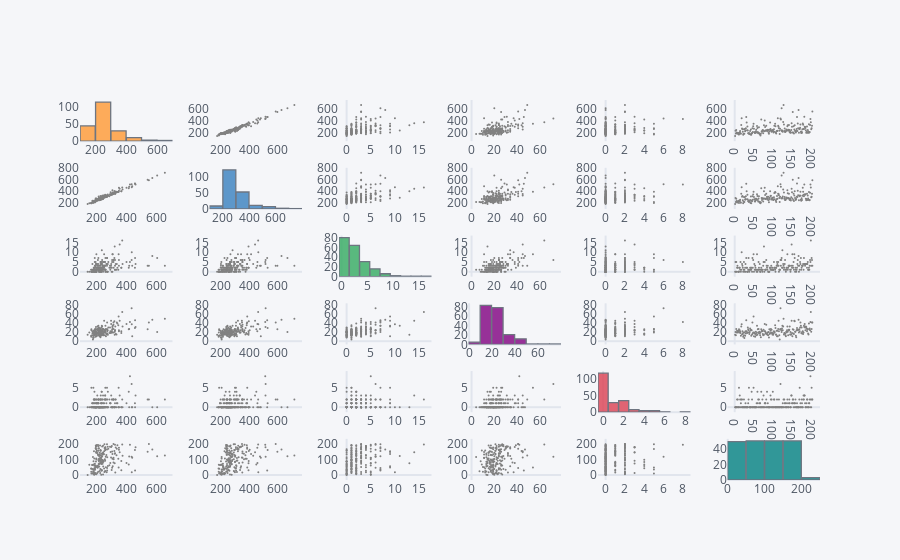

Source (notebook cell):
### Code cell
df.scatter_matrix()

### Figure 1 — Plotly figure (JSON) as saved in the notebook; plotly's stock layout.template omitted (floating-point values rounded to 4 significant figures; data arrays with more than 128 entries replaced by an {"elided": "..."} marker saying what was removed)
{"data": [{"histfunc": "count", "histnorm": "", "marker": {"color": "rgba(255, 153, 51, 1.0)", "line": {"color": "#4D5663", "width": 1.3}}, "name": "Reach", "nbinsx": 10, "opacity": 0.8, "orientation": "v", "type": "histogram", "x": {"elided": "202 int values"}, "xaxis": "x", "yaxis": "y"}, {"line": {"color": "rgba(128, 128, 128, 1.0)", "dash": "solid", "shape": "linear", "width": 1.3}, "marker": {"size": 2, "symbol": "circle"}, "mode": "markers", "name": "Reach", "text": "", "type": "scatter", "x": {"elided": "202 int values"}, "xaxis": "x2", "y": {"elided": "202 int values"}, "yaxis": "y2"}, {"line": {"color": "rgba(128, 128, 128, 1.0)", "dash": "solid", "shape": "linear", "width": 1.3}, "marker": {"size": 2, "symbol": "circle"}, "mode": "markers", "name": "Reach", "text": "", "type": "scatter", "x": {"elided": "202 int values"}, "xaxis": "x3", "y": {"elided": "202 int values"}, "yaxis": "y3"}, {"line": {"color": "rgba(128, 128, 128, 1.0)", "dash": "solid", "shape": "linear", "width": 1.3}, "marker": {"size": 2, "symbol": "circle"}, "mode": "markers", "name": "Reach", "text": "", "type": "scatter", "x": {"elided": "202 int values"}, "xaxis": "x4", "y": {"elided": "202 int values"}, "yaxis": "y4"}, {"line": {"color": "rgba(128, 128, 128, 1.0)", "dash": "solid", "shape": "linear", "width": 1.3}, "marker": {"size": 2, "symbol": "circle"}, "mode": "markers", "name": "Reach", "text": "", "type": "scatter", "x": {"elided": "202 int values"}, "xaxis": "x5", "y": {"elided": "202 int values"}, "yaxis": "y5"}, {"line": {"color": "rgba(128, 128, 128, 1.0)", "dash": "solid", "shape": "linear", "width": 1.3}, "marker": {"size": 2, "symbol": "circle"}, "mode": "markers", "name": "Reach", "text": "", "type": "scatter", "x": {"elided": "202 int values"}, "xaxis": "x6", "y": {"elided": "202 int values"}, "yaxis": "y6"}, {"line": {"color": "rgba(128, 128, 128, 1.0)", "dash": "solid", "shape": "linear", "width": 1.3}, "marker": {"size": 2, "symbol": "circle"}, "mode": "markers", "name": "Impression", "text": "", "type": "scatter", "x": {"elided": "202 int values"}, "xaxis": "x7", "y": {"elided": "202 int values"}, "yaxis": "y7"}, {"histfunc": "count", "histnorm": "", "marker": {"color": "rgba(55, 128, 191, 1.0)", "line": {"color": "#4D5663", "width": 1.3}}, "name": "Impression", "nbinsx": 10, "opacity": 0.8, "orientation": "v", "type": "histogram", "x": {"elided": "202 int values"}, "xaxis": "x8", "yaxis": "y8"}, {"line": {"color": "rgba(128, 128, 128, 1.0)", "dash": "solid", "shape": "linear", "width": 1.3}, "marker": {"size": 2, "symbol": "circle"}, "mode": "markers", "name": "Impression", "text": "", "type": "scatter", "x": {"elided": "202 int values"}, "xaxis": "x9", "y": {"elided": "202 int values"}, "yaxis": "y9"}, {"line": {"color": "rgba(128, 128, 128, 1.0)", "dash": "solid", "shape": "linear", "width": 1.3}, "marker": {"size": 2, "symbol": "circle"}, "mode": "markers", "name": "Impression", "text": "", "type": "scatter", "x": {"elided": "202 int values"}, "xaxis": "x10", "y": {"elided": "202 int values"}, "yaxis": "y10"}, {"line": {"color": "rgba(128, 128, 128, 1.0)", "dash": "solid", "shape": "linear", "width": 1.3}, "marker": {"size": 2, "symbol": "circle"}, "mode": "markers", "name": "Impression", "text": "", "type": "scatter", "x": {"elided": "202 int values"}, "xaxis": "x11", "y": {"elided": "202 int values"}, "yaxis": "y11"}, {"line": {"color": "rgba(128, 128, 128, 1.0)", "dash": "solid", "shape": "linear", "width": 1.3}, "marker": {"size": 2, "symbol": "circle"}, "mode": "markers", "name": "Impression", "text": "", "type": "scatter", "x": {"elided": "202 int values"}, "xaxis": "x12", "y": {"elided": "202 int values"}, "yaxis": "y12"}, {"line": {"color": "rgba(128, 128, 128, 1.0)", "dash": "solid", "shape": "linear", "width": 1.3}, "marker": {"size": 2, "symbol": "circle"}, "mode": "markers", "name": "ProfileVisit", "text": "", "type": "scatter", "x": {"elided": "202 int values"}, "xaxis": "x13", "y": {"elided": "202 int values"}, "yaxis": "y13"}, {"line": {"color": "rgba(128, 128, 128, 1.0)", "dash": "solid", "shape": "linear", "width": 1.3}, "marker": {"size": 2, "symbol": "circle"}, "mode": "markers", "name": "ProfileVisit", "text": "", "type": "scatter", "x": {"elided": "202 int values"}, "xaxis": "x14", "y": {"elided": "202 int values"}, "yaxis": "y14"}, {"histfunc": "count", "histnorm": "", "marker": {"color": "rgba(50, 171, 96, 1.0)", "line": {"color": "#4D5663", "width": 1.3}}, "name": "ProfileVisit", "nbinsx": 10, "opacity": 0.8, "orientation": "v", "type": "histogram", "x": {"elided": "202 int values"}, "xaxis": "x15", "yaxis": "y15"}, {"line": {"color": "rgba(128, 128, 128, 1.0)", "dash": "solid", "shape": "linear", "width": 1.3}, "marker": {"size": 2, "symbol": "circle"}, "mode": "markers", "name": "ProfileVisit", "text": "", "type": "scatter", "x": {"elided": "202 int values"}, "xaxis": "x16", "y": {"elided": "202 int values"}, "yaxis": "y16"}, {"line": {"color": "rgba(128, 128, 128, 1.0)", "dash": "solid", "shape": "linear", "width": 1.3}, "marker": {"size": 2, "symbol": "circle"}, "mode": "markers", "name": "ProfileVisit", "text": "", "type": "scatter", "x": {"elided": "202 int values"}, "xaxis": "x17", "y": {"elided": "202 int values"}, "yaxis": "y17"}, {"line": {"color": "rgba(128, 128, 128, 1.0)", "dash": "solid", "shape": "linear", "width": 1.3}, "marker": {"size": 2, "symbol": "circle"}, "mode": "markers", "name": "ProfileVisit", "text": "", "type": "scatter", "x": {"elided": "202 int values"}, "xaxis": "x18", "y": {"elided": "202 int values"}, "yaxis": "y18"}, {"line": {"color": "rgba(128, 128, 128, 1.0)", "dash": "solid", "shape": "linear", "width": 1.3}, "marker": {"size": 2, "symbol": "circle"}, "mode": "markers", "name": "Like", "text": "", "type": "scatter", "x": {"elided": "202 int values"}, "xaxis": "x19", "y": {"elided": "202 int values"}, "yaxis": "y19"}, {"line": {"color": "rgba(128, 128, 128, 1.0)", "dash": "solid", "shape": "linear", "width": 1.3}, "marker": {"size": 2, "symbol": "circle"}, "mode": "markers", "name": "Like", "text": "", "type": "scatter", "x": {"elided": "202 int values"}, "xaxis": "x20", "y": {"elided": "202 int values"}, "yaxis": "y20"}, {"line": {"color": "rgba(128, 128, 128, 1.0)", "dash": "solid", "shape": "linear", "width": 1.3}, "marker": {"size": 2, "symbol": "circle"}, "mode": "markers", "name": "Like", "text": "", "type": "scatter", "x": {"elided": "202 int values"}, "xaxis": "x21", "y": {"elided": "202 int values"}, "yaxis": "y21"}, {"histfunc": "count", "histnorm": "", "marker": {"color": "rgba(128, 0, 128, 1.0)", "line": {"color": "#4D5663", "width": 1.3}}, "name": "Like", "nbinsx": 10, "opacity": 0.8, "orientation": "v", "type": "histogram", "x": {"elided": "202 int values"}, "xaxis": "x22", "yaxis": "y22"}, {"line": {"color": "rgba(128, 128, 128, 1.0)", "dash": "solid", "shape": "linear", "width": 1.3}, "marker": {"size": 2, "symbol": "circle"}, "mode": "markers", "name": "Like", "text": "", "type": "scatter", "x": {"elided": "202 int values"}, "xaxis": "x23", "y": {"elided": "202 int values"}, "yaxis": "y23"}, {"line": {"color": "rgba(128, 128, 128, 1.0)", "dash": "solid", "shape": "linear", "width": 1.3}, "marker": {"size": 2, "symbol": "circle"}, "mode": "markers", "name": "Like", "text": "", "type": "scatter", "x": {"elided": "202 int values"}, "xaxis": "x24", "y": {"elided": "202 int values"}, "yaxis": "y24"}, {"line": {"color": "rgba(128, 128, 128, 1.0)", "dash": "solid", "shape": "linear", "width": 1.3}, "marker": {"size": 2, "symbol": "circle"}, "mode": "markers", "name": "Comments", "text": "", "type": "scatter", "x": {"elided": "202 int values"}, "xaxis": "x25", "y": {"elided": "202 int values"}, "yaxis": "y25"}, {"line": {"color": "rgba(128, 128, 128, 1.0)", "dash": "solid", "shape": "linear", "width": 1.3}, "marker": {"size": 2, "symbol": "circle"}, "mode": "markers", "name": "Comments", "text": "", "type": "scatter", "x": {"elided": "202 int values"}, "xaxis": "x26", "y": {"elided": "202 int values"}, "yaxis": "y26"}, {"line": {"color": "rgba(128, 128, 128, 1.0)", "dash": "solid", "shape": "linear", "width": 1.3}, "marker": {"size": 2, "symbol": "circle"}, "mode": "markers", "name": "Comments", "text": "", "type": "scatter", "x": {"elided": "202 int values"}, "xaxis": "x27", "y": {"elided": "202 int values"}, "yaxis": "y27"}, {"line": {"color": "rgba(128, 128, 128, 1.0)", "dash": "solid", "shape": "linear", "width": 1.3}, "marker": {"size": 2, "symbol": "circle"}, "mode": "markers", "name": "Comments", "text": "", "type": "scatter", "x": {"elided": "202 int values"}, "xaxis": "x28", "y": {"elided": "202 int values"}, "yaxis": "y28"}, {"histfunc": "count", "histnorm": "", "marker": {"color": "rgba(219, 64, 82, 1.0)", "line": {"color": "#4D5663", "width": 1.3}}, "name": "Comments", "nbinsx": 10, "opacity": 0.8, "orientation": "v", "type": "histogram", "x": {"elided": "202 int values"}, "xaxis": "x29", "yaxis": "y29"}, {"line": {"color": "rgba(128, 128, 128, 1.0)", "dash": "solid", "shape": "linear", "width": 1.3}, "marker": {"size": 2, "symbol": "circle"}, "mode": "markers", "name": "Comments", "text": "", "type": "scatter", "x": {"elided": "202 int values"}, "xaxis": "x30", "y": {"elided": "202 int values"}, "yaxis": "y30"}, {"line": {"color": "rgba(128, 128, 128, 1.0)", "dash": "solid", "shape": "linear", "width": 1.3}, "marker": {"size": 2, "symbol": "circle"}, "mode": "markers", "name": "ImageID", "text": "", "type": "scatter", "x": {"elided": "202 int values"}, "xaxis": "x31", "y": {"elided": "202 int values"}, "yaxis": "y31"}, {"line": {"color": "rgba(128, 128, 128, 1.0)", "dash": "solid", "shape": "linear", "width": 1.3}, "marker": {"size": 2, "symbol": "circle"}, "mode": "markers", "name": "ImageID", "text": "", "type": "scatter", "x": {"elided": "202 int values"}, "xaxis": "x32", "y": {"elided": "202 int values"}, "yaxis": "y32"}, {"line": {"color": "rgba(128, 128, 128, 1.0)", "dash": "solid", "shape": "linear", "width": 1.3}, "marker": {"size": 2, "symbol": "circle"}, "mode": "markers", "name": "ImageID", "text": "", "type": "scatter", "x": {"elided": "202 int values"}, "xaxis": "x33", "y": {"elided": "202 int values"}, "yaxis": "y33"}, {"line": {"color": "rgba(128, 128, 128, 1.0)", "dash": "solid", "shape": "linear", "width": 1.3}, "marker": {"size": 2, "symbol": "circle"}, "mode": "markers", "name": "ImageID", "text": "", "type": "scatter", "x": {"elided": "202 int values"}, "xaxis": "x34", "y": {"elided": "202 int values"}, "yaxis": "y34"}, {"line": {"color": "rgba(128, 128, 128, 1.0)", "dash": "solid", "shape": "linear", "width": 1.3}, "marker": {"size": 2, "symbol": "circle"}, "mode": "markers", "name": "ImageID", "text": "", "type": "scatter", "x": {"elided": "202 int values"}, "xaxis": "x35", "y": {"elided": "202 int values"}, "yaxis": "y35"}, {"histfunc": "count", "histnorm": "", "marker": {"color": "rgba(0, 128, 128, 1.0)", "line": {"color": "#4D5663", "width": 1.3}}, "name": "ImageID", "nbinsx": 10, "opacity": 0.8, "orientation": "v", "type": "histogram", "x": {"elided": "202 int values"}, "xaxis": "x36", "yaxis": "y36"}], "layout": {"bargap": 0.02, "legend": {"bgcolor": "#F5F6F9", "font": {"color": "#4D5663"}}, "paper_bgcolor": "#F5F6F9", "plot_bgcolor": "#F5F6F9", "showlegend": false, "title": {"font": {"color": "#4D5663"}}, "xaxis": {"anchor": "y", "domain": [0, 0.125], "gridcolor": "#E1E5ED", "showgrid": false, "tickfont": {"color": "#4D5663"}, "title": {"font": {"color": "#4D5663"}, "text": ""}, "zerolinecolor": "#E1E5ED"}, "xaxis10": {"anchor": "y10", "domain": [0.525, 0.65], "gridcolor": "#E1E5ED", "showgrid": false, "tickfont": {"color": "#4D5663"}, "title": {"font": {"color": "#4D5663"}, "text": ""}, "zerolinecolor": "#E1E5ED"}, "xaxis11": {"anchor": "y11", "domain": [0.7, 0.825], "gridcolor": "#E1E5ED", "showgrid": false, "tickfont": {"color": "#4D5663"}, "title": {"font": {"color": "#4D5663"}, "text": ""}, "zerolinecolor": "#E1E5ED"}, "xaxis12": {"anchor": "y12", "domain": [0.875, 1], "gridcolor": "#E1E5ED", "showgrid": false, "tickfont": {"color": "#4D5663"}, "title": {"font": {"color": "#4D5663"}, "text": ""}, "zerolinecolor": "#E1E5ED"}, "xaxis13": {"anchor": "y13", "domain": [0, 0.125], "gridcolor": "#E1E5ED", "showgrid": false, "tickfont": {"color": "#4D5663"}, "title": {"font": {"color": "#4D5663"}, "text": ""}, "zerolinecolor": "#E1E5ED"}, "xaxis14": {"anchor": "y14", "domain": [0.175, 0.3], "gridcolor": "#E1E5ED", "showgrid": false, "tickfont": {"color": "#4D5663"}, "title": {"font": {"color": "#4D5663"}, "text": ""}, "zerolinecolor": "#E1E5ED"}, "xaxis15": {"anchor": "y15", "domain": [0.35, 0.475], "gridcolor": "#E1E5ED", "showgrid": false, "tickfont": {"color": "#4D5663"}, "title": {"font": {"color": "#4D5663"}, "text": ""}, "zerolinecolor": "#E1E5ED"}, "xaxis16": {"anchor": "y16", "domain": [0.525, 0.65], "gridcolor": "#E1E5ED", "showgrid": false, "tickfont": {"color": "#4D5663"}, "title": {"font": {"color": "#4D5663"}, "text": ""}, "zerolinecolor": "#E1E5ED"}, "xaxis17": {"anchor": "y17", "domain": [0.7, 0.825], "gridcolor": "#E1E5ED", "showgrid": false, "tickfont": {"color": "#4D5663"}, "title": {"font": {"color": "#4D5663"}, "text": ""}, "zerolinecolor": "#E1E5ED"}, "xaxis18": {"anchor": "y18", "domain": [0.875, 1], "gridcolor": "#E1E5ED", "showgrid": false, "tickfont": {"color": "#4D5663"}, "title": {"font": {"color": "#4D5663"}, "text": ""}, "zerolinecolor": "#E1E5ED"}, "xaxis19": {"anchor": "y19", "domain": [0, 0.125], "gridcolor": "#E1E5ED", "showgrid": false, "tickfont": {"color": "#4D5663"}, "title": {"font": {"color": "#4D5663"}, "text": ""}, "zerolinecolor": "#E1E5ED"}, "xaxis2": {"anchor": "y2", "domain": [0.175, 0.3], "gridcolor": "#E1E5ED", "showgrid": false, "tickfont": {"color": "#4D5663"}, "title": {"font": {"color": "#4D5663"}, "text": ""}, "zerolinecolor": "#E1E5ED"}, "xaxis20": {"anchor": "y20", "domain": [0.175, 0.3], "gridcolor": "#E1E5ED", "showgrid": false, "tickfont": {"color": "#4D5663"}, "title": {"font": {"color": "#4D5663"}, "text": ""}, "zerolinecolor": "#E1E5ED"}, "xaxis21": {"anchor": "y21", "domain": [0.35, 0.475], "gridcolor": "#E1E5ED", "showgrid": false, "tickfont": {"color": "#4D5663"}, "title": {"font": {"color": "#4D5663"}, "text": ""}, "zerolinecolor": "#E1E5ED"}, "xaxis22": {"anchor": "y22", "domain": [0.525, 0.65], "gridcolor": "#E1E5ED", "showgrid": false, "tickfont": {"color": "#4D5663"}, "title": {"font": {"color": "#4D5663"}, "text": ""}, "zerolinecolor": "#E1E5ED"}, "xaxis23": {"anchor": "y23", "domain": [0.7, 0.825], "gridcolor": "#E1E5ED", "showgrid": false, "tickfont": {"color": "#4D5663"}, "title": {"font": {"color": "#4D5663"}, "text": ""}, "zerolinecolor": "#E1E5ED"}, "xaxis24": {"anchor": "y24", "domain": [0.875, 1], "gridcolor": "#E1E5ED", "showgrid": false, "tickfont": {"color": "#4D5663"}, "title": {"font": {"color": "#4D5663"}, "text": ""}, "zerolinecolor": "#E1E5ED"}, "xaxis25": {"anchor": "y25", "domain": [0, 0.125], "gridcolor": "#E1E5ED", "showgrid": false, "tickfont": {"color": "#4D5663"}, "title": {"font": {"color": "#4D5663"}, "text": ""}, "zerolinecolor": "#E1E5ED"}, "xaxis26": {"anchor": "y26", "domain": [0.175, 0.3], "gridcolor": "#E1E5ED", "showgrid": false, "tickfont": {"color": "#4D5663"}, "title": {"font": {"color": "#4D5663"}, "text": ""}, "zerolinecolor": "#E1E5ED"}, "xaxis27": {"anchor": "y27", "domain": [0.35, 0.475], "gridcolor": "#E1E5ED", "showgrid": false, "tickfont": {"color": "#4D5663"}, "title": {"font": {"color": "#4D5663"}, "text": ""}, "zerolinecolor": "#E1E5ED"}, "xaxis28": {"anchor": "y28", "domain": [0.525, 0.65], "gridcolor": "#E1E5ED", "showgrid": false, "tickfont": {"color": "#4D5663"}, "title": {"font": {"color": "#4D5663"}, "text": ""}, "zerolinecolor": "#E1E5ED"}, "xaxis29": {"anchor": "y29", "domain": [0.7, 0.825], "gridcolor": "#E1E5ED", "showgrid": false, "tickfont": {"color": "#4D5663"}, "title": {"font": {"color": "#4D5663"}, "text": ""}, "zerolinecolor": "#E1E5ED"}, "xaxis3": {"anchor": "y3", "domain": [0.35, 0.475], "gridcolor": "#E1E5ED", "showgrid": false, "tickfont": {"color": "#4D5663"}, "title": {"font": {"color": "#4D5663"}, "text": ""}, "zerolinecolor": "#E1E5ED"}, "xaxis30": {"anchor": "y30", "domain": [0.875, 1], "gridcolor": "#E1E5ED", "showgrid": false, "tickfont": {"color": "#4D5663"}, "title": {"font": {"color": "#4D5663"}, "text": ""}, "zerolinecolor": "#E1E5ED"}, "xaxis31": {"anchor": "y31", "domain": [0, 0.125], "gridcolor": "#E1E5ED", "showgrid": false, "tickfont": {"color": "#4D5663"}, "title": {"font": {"color": "#4D5663"}, "text": ""}, "zerolinecolor": "#E1E5ED"}, "xaxis32": {"anchor": "y32", "domain": [0.175, 0.3], "gridcolor": "#E1E5ED", "showgrid": false, "tickfont": {"color": "#4D5663"}, "title": {"font": {"color": "#4D5663"}, "text": ""}, "zerolinecolor": "#E1E5ED"}, "xaxis33": {"anchor": "y33", "domain": [0.35, 0.475], "gridcolor": "#E1E5ED", "showgrid": false, "tickfont": {"color": "#4D5663"}, "title": {"font": {"color": "#4D5663"}, "text": ""}, "zerolinecolor": "#E1E5ED"}, "xaxis34": {"anchor": "y34", "domain": [0.525, 0.65], "gridcolor": "#E1E5ED", "showgrid": false, "tickfont": {"color": "#4D5663"}, "title": {"font": {"color": "#4D5663"}, "text": ""}, "zerolinecolor": "#E1E5ED"}, "xaxis35": {"anchor": "y35", "domain": [0.7, 0.825], "gridcolor": "#E1E5ED", "showgrid": false, "tickfont": {"color": "#4D5663"}, "title": {"font": {"color": "#4D5663"}, "text": ""}, "zerolinecolor": "#E1E5ED"}, "xaxis36": {"anchor": "y36", "domain": [0.875, 1], "gridcolor": "#E1E5ED", "showgrid": false, "tickfont": {"color": "#4D5663"}, "title": {"font": {"color": "#4D5663"}, "text": ""}, "zerolinecolor": "#E1E5ED"}, "xaxis4": {"anchor": "y4", "domain": [0.525, 0.65], "gridcolor": "#E1E5ED", "showgrid": false, "tickfont": {"color": "#4D5663"}, "title": {"font": {"color": "#4D5663"}, "text": ""}, "zerolinecolor": "#E1E5ED"}, "xaxis5": {"anchor": "y5", "domain": [0.7, 0.825], "gridcolor": "#E1E5ED", "showgrid": false, "tickfont": {"color": "#4D5663"}, "title": {"font": {"color": "#4D5663"}, "text": ""}, "zerolinecolor": "#E1E5ED"}, "xaxis6": {"anchor": "y6", "domain": [0.875, 1], "gridcolor": "#E1E5ED", "showgrid": false, "tickfont": {"color": "#4D5663"}, "title": {"font": {"color": "#4D5663"}, "text": ""}, "zerolinecolor": "#E1E5ED"}, "xaxis7": {"anchor": "y7", "domain": [0, 0.125], "gridcolor": "#E1E5ED", "showgrid": false, "tickfont": {"color": "#4D5663"}, "title": {"font": {"color": "#4D5663"}, "text": ""}, "zerolinecolor": "#E1E5ED"}, "xaxis8": {"anchor": "y8", "domain": [0.175, 0.3], "gridcolor": "#E1E5ED", "showgrid": false, "tickfont": {"color": "#4D5663"}, "title": {"font": {"color": "#4D5663"}, "text": ""}, "zerolinecolor": "#E1E5ED"}, "xaxis9": {"anchor": "y9", "domain": [0.35, 0.475], "gridcolor": "#E1E5ED", "showgrid": false, "tickfont": {"color": "#4D5663"}, "title": {"font": {"color": "#4D5663"}, "text": ""}, "zerolinecolor": "#E1E5ED"}, "yaxis": {"anchor": "x", "domain": [0.8917, 1.0], "gridcolor": "#E1E5ED", "showgrid": false, "tickfont": {"color": "#4D5663"}, "title": {"font": {"color": "#4D5663"}, "text": ""}, "zerolinecolor": "#E1E5ED"}, "yaxis10": {"anchor": "x10", "domain": [0.7133, 0.8217], "gridcolor": "#E1E5ED", "showgrid": false, "tickfont": {"color": "#4D5663"}, "title": {"font": {"color": "#4D5663"}, "text": ""}, "zerolinecolor": "#E1E5ED"}, "yaxis11": {"anchor": "x11", "domain": [0.7133, 0.8217], "gridcolor": "#E1E5ED", "showgrid": false, "tickfont": {"color": "#4D5663"}, "title": {"font": {"color": "#4D5663"}, "text": ""}, "zerolinecolor": "#E1E5ED"}, "yaxis12": {"anchor": "x12", "domain": [0.7133, 0.8217], "gridcolor": "#E1E5ED", "showgrid": false, "tickfont": {"color": "#4D5663"}, "title": {"font": {"color": "#4D5663"}, "text": ""}, "zerolinecolor": "#E1E5ED"}, "yaxis13": {"anchor": "x13", "domain": [0.535, 0.6433], "gridcolor": "#E1E5ED", "showgrid": false, "tickfont": {"color": "#4D5663"}, "title": {"font": {"color": "#4D5663"}, "text": ""}, "zerolinecolor": "#E1E5ED"}, "yaxis14": {"anchor": "x14", "domain": [0.535, 0.6433], "gridcolor": "#E1E5ED", "showgrid": false, "tickfont": {"color": "#4D5663"}, "title": {"font": {"color": "#4D5663"}, "text": ""}, "zerolinecolor": "#E1E5ED"}, "yaxis15": {"anchor": "x15", "domain": [0.535, 0.6433], "gridcolor": "#E1E5ED", "showgrid": false, "tickfont": {"color": "#4D5663"}, "title": {"font": {"color": "#4D5663"}, "text": ""}, "zerolinecolor": "#E1E5ED"}, "yaxis16": {"anchor": "x16", "domain": [0.535, 0.6433], "gridcolor": "#E1E5ED", "showgrid": false, "tickfont": {"color": "#4D5663"}, "title": {"font": {"color": "#4D5663"}, "text": ""}, "zerolinecolor": "#E1E5ED"}, "yaxis17": {"anchor": "x17", "domain": [0.535, 0.6433], "gridcolor": "#E1E5ED", "showgrid": false, "tickfont": {"color": "#4D5663"}, "title": {"font": {"color": "#4D5663"}, "text": ""}, "zerolinecolor": "#E1E5ED"}, "yaxis18": {"anchor": "x18", "domain": [0.535, 0.6433], "gridcolor": "#E1E5ED", "showgrid": false, "tickfont": {"color": "#4D5663"}, "title": {"font": {"color": "#4D5663"}, "text": ""}, "zerolinecolor": "#E1E5ED"}, "yaxis19": {"anchor": "x19", "domain": [0.3567, 0.465], "gridcolor": "#E1E5ED", "showgrid": false, "tickfont": {"color": "#4D5663"}, "title": {"font": {"color": "#4D5663"}, "text": ""}, "zerolinecolor": "#E1E5ED"}, "yaxis2": {"anchor": "x2", "domain": [0.8917, 1.0], "gridcolor": "#E1E5ED", "showgrid": false, "tickfont": {"color": "#4D5663"}, "title": {"font": {"color": "#4D5663"}, "text": ""}, "zerolinecolor": "#E1E5ED"}, "yaxis20": {"anchor": "x20", "domain": [0.3567, 0.465], "gridcolor": "#E1E5ED", "showgrid": false, "tickfont": {"color": "#4D5663"}, "title": {"font": {"color": "#4D5663"}, "text": ""}, "zerolinecolor": "#E1E5ED"}, "yaxis21": {"anchor": "x21", "domain": [0.3567, 0.465], "gridcolor": "#E1E5ED", "showgrid": false, "tickfont": {"color": "#4D5663"}, "title": {"font": {"color": "#4D5663"}, "text": ""}, "zerolinecolor": "#E1E5ED"}, "yaxis22": {"anchor": "x22", "domain": [0.3567, 0.465], "gridcolor": "#E1E5ED", "showgrid": false, "tickfont": {"color": "#4D5663"}, "title": {"font": {"color": "#4D5663"}, "text": ""}, "zerolinecolor": "#E1E5ED"}, "yaxis23": {"anchor": "x23", "domain": [0.3567, 0.465], "gridcolor": "#E1E5ED", "showgrid": false, "tickfont": {"color": "#4D5663"}, "title": {"font": {"color": "#4D5663"}, "text": ""}, "zerolinecolor": "#E1E5ED"}, "yaxis24": {"anchor": "x24", "domain": [0.3567, 0.465], "gridcolor": "#E1E5ED", "showgrid": false, "tickfont": {"color": "#4D5663"}, "title": {"font": {"color": "#4D5663"}, "text": ""}, "zerolinecolor": "#E1E5ED"}, "yaxis25": {"anchor": "x25", "domain": [0.1783, 0.2867], "gridcolor": "#E1E5ED", "showgrid": false, "tickfont": {"color": "#4D5663"}, "title": {"font": {"color": "#4D5663"}, "text": ""}, "zerolinecolor": "#E1E5ED"}, "yaxis26": {"anchor": "x26", "domain": [0.1783, 0.2867], "gridcolor": "#E1E5ED", "showgrid": false, "tickfont": {"color": "#4D5663"}, "title": {"font": {"color": "#4D5663"}, "text": ""}, "zerolinecolor": "#E1E5ED"}, "yaxis27": {"anchor": "x27", "domain": [0.1783, 0.2867], "gridcolor": "#E1E5ED", "showgrid": false, "tickfont": {"color": "#4D5663"}, "title": {"font": {"color": "#4D5663"}, "text": ""}, "zerolinecolor": "#E1E5ED"}, "yaxis28": {"anchor": "x28", "domain": [0.1783, 0.2867], "gridcolor": "#E1E5ED", "showgrid": false, "tickfont": {"color": "#4D5663"}, "title": {"font": {"color": "#4D5663"}, "text": ""}, "zerolinecolor": "#E1E5ED"}, "yaxis29": {"anchor": "x29", "domain": [0.1783, 0.2867], "gridcolor": "#E1E5ED", "showgrid": false, "tickfont": {"color": "#4D5663"}, "title": {"font": {"color": "#4D5663"}, "text": ""}, "zerolinecolor": "#E1E5ED"}, "yaxis3": {"anchor": "x3", "domain": [0.8917, 1.0], "gridcolor": "#E1E5ED", "showgrid": false, "tickfont": {"color": "#4D5663"}, "title": {"font": {"color": "#4D5663"}, "text": ""}, "zerolinecolor": "#E1E5ED"}, "yaxis30": {"anchor": "x30", "domain": [0.1783, 0.2867], "gridcolor": "#E1E5ED", "showgrid": false, "tickfont": {"color": "#4D5663"}, "title": {"font": {"color": "#4D5663"}, "text": ""}, "zerolinecolor": "#E1E5ED"}, "yaxis31": {"anchor": "x31", "domain": [0, 0.1083], "gridcolor": "#E1E5ED", "showgrid": false, "tickfont": {"color": "#4D5663"}, "title": {"font": {"color": "#4D5663"}, "text": ""}, "zerolinecolor": "#E1E5ED"}, "yaxis32": {"anchor": "x32", "domain": [0, 0.1083], "gridcolor": "#E1E5ED", "showgrid": false, "tickfont": {"color": "#4D5663"}, "title": {"font": {"color": "#4D5663"}, "text": ""}, "zerolinecolor": "#E1E5ED"}, "yaxis33": {"anchor": "x33", "domain": [0, 0.1083], "gridcolor": "#E1E5ED", "showgrid": false, "tickfont": {"color": "#4D5663"}, "title": {"font": {"color": "#4D5663"}, "text": ""}, "zerolinecolor": "#E1E5ED"}, "yaxis34": {"anchor": "x34", "domain": [0, 0.1083], "gridcolor": "#E1E5ED", "showgrid": false, "tickfont": {"color": "#4D5663"}, "title": {"font": {"color": "#4D5663"}, "text": ""}, "zerolinecolor": "#E1E5ED"}, "yaxis35": {"anchor": "x35", "domain": [0, 0.1083], "gridcolor": "#E1E5ED", "showgrid": false, "tickfont": {"color": "#4D5663"}, "title": {"font": {"color": "#4D5663"}, "text": ""}, "zerolinecolor": "#E1E5ED"}, "yaxis36": {"anchor": "x36", "domain": [0, 0.1083], "gridcolor": "#E1E5ED", "showgrid": false, "tickfont": {"color": "#4D5663"}, "title": {"font": {"color": "#4D5663"}, "text": ""}, "zerolinecolor": "#E1E5ED"}, "yaxis4": {"anchor": "x4", "domain": [0.8917, 1.0], "gridcolor": "#E1E5ED", "showgrid": false, "tickfont": {"color": "#4D5663"}, "title": {"font": {"color": "#4D5663"}, "text": ""}, "zerolinecolor": "#E1E5ED"}, "yaxis5": {"anchor": "x5", "domain": [0.8917, 1.0], "gridcolor": "#E1E5ED", "showgrid": false, "tickfont": {"color": "#4D5663"}, "title": {"font": {"color": "#4D5663"}, "text": ""}, "zerolinecolor": "#E1E5ED"}, "yaxis6": {"anchor": "x6", "domain": [0.8917, 1.0], "gridcolor": "#E1E5ED", "showgrid": false, "tickfont": {"color": "#4D5663"}, "title": {"font": {"color": "#4D5663"}, "text": ""}, "zerolinecolor": "#E1E5ED"}, "yaxis7": {"anchor": "x7", "domain": [0.7133, 0.8217], "gridcolor": "#E1E5ED", "showgrid": false, "tickfont": {"color": "#4D5663"}, "title": {"font": {"color": "#4D5663"}, "text": ""}, "zerolinecolor": "#E1E5ED"}, "yaxis8": {"anchor": "x8", "domain": [0.7133, 0.8217], "gridcolor": "#E1E5ED", "showgrid": false, "tickfont": {"color": "#4D5663"}, "title": {"font": {"color": "#4D5663"}, "text": ""}, "zerolinecolor": "#E1E5ED"}, "yaxis9": {"anchor": "x9", "domain": [0.7133, 0.8217], "gridcolor": "#E1E5ED", "showgrid": false, "tickfont": {"color": "#4D5663"}, "title": {"font": {"color": "#4D5663"}, "text": ""}, "zerolinecolor": "#E1E5ED"}}}
